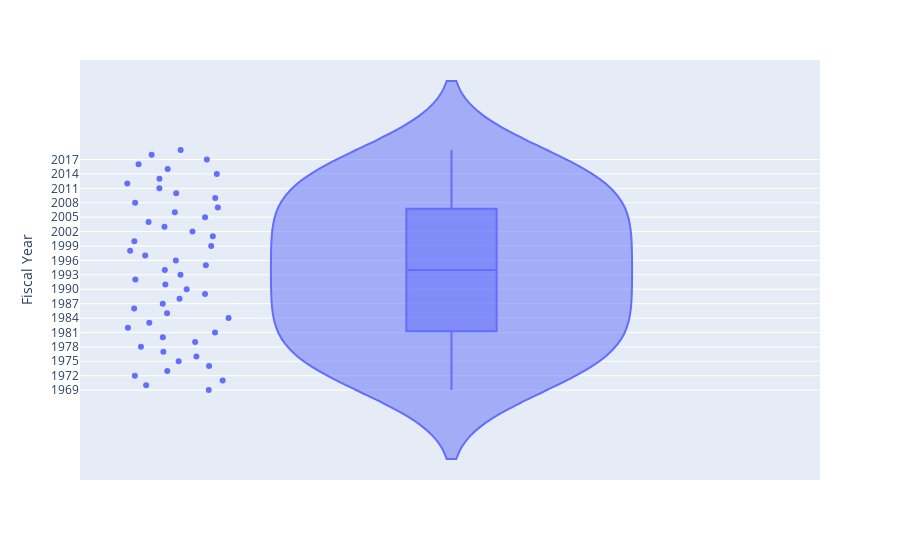
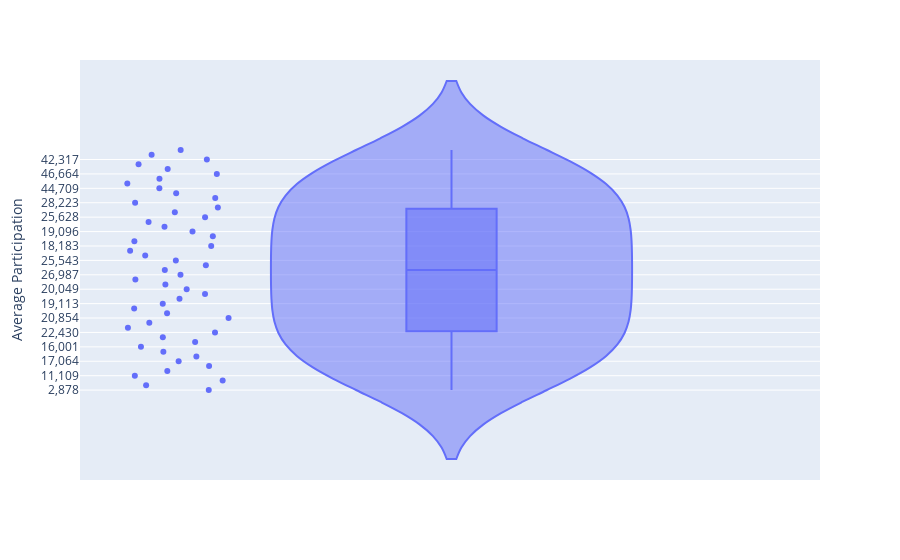
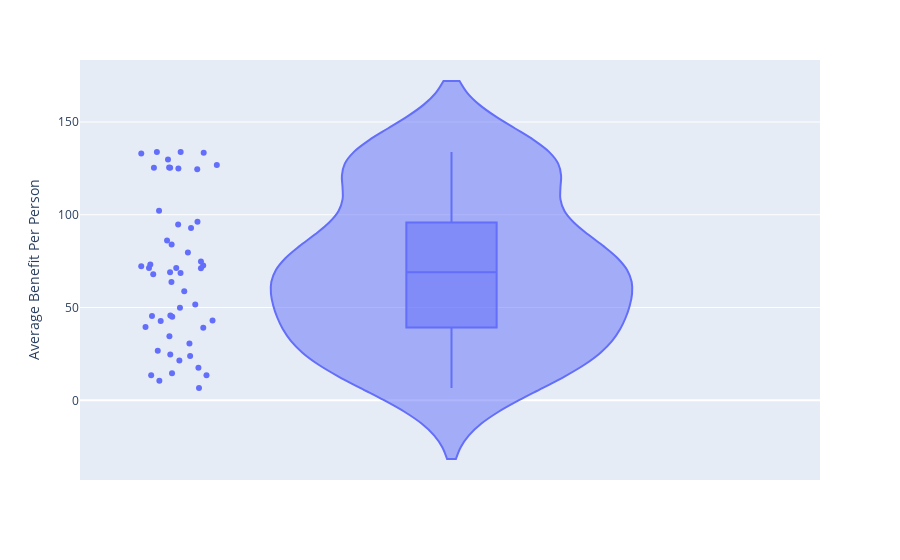
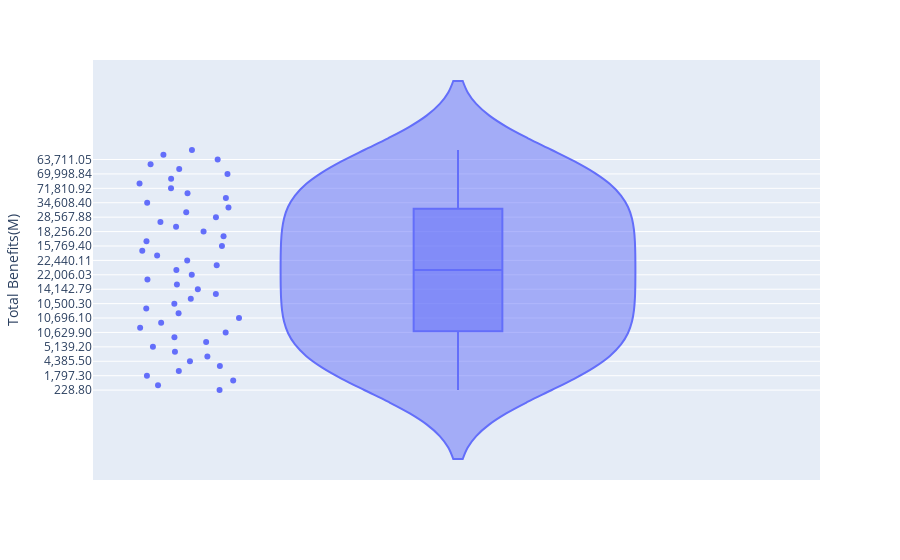

The cell these charts' notebook holds for them, in order:
### Markdown cell above
### Task 3: Basic EDA
- Using plotly express, create a violin plot of each numerical feature in the data.

### Code cell
import pandas as pd
import plotly.express as px

df = pd.read_csv(r'C:\Users\kevin\OneDrive\Desktop\Coding Temple\Week 4 (Python)\SNAP_history_1969_2019.csv')

for col in ['Fiscal Year', 'Average Participation', 'Average Benefit Per Person', 'Total Benefits(M)', 'Other Costs', 'Total Costs(M)']:
    plt = px.violin(df, y=col, box=True, points='all', hover_data=df.columns)
    plt.show()

### Figure 1 — Plotly figure (JSON) as saved in the notebook; plotly's stock layout.template omitted (floating-point values rounded to 4 significant figures; data arrays with more than 128 entries replaced by an {"elided": "..."} marker saying what was removed)
{"data": [{"alignmentgroup": "True", "box": {"visible": true}, "customdata": {"elided": "51x5 mixed values"}, "hovertemplate": "Fiscal Year=%{y}<br>Average Participation=%{customdata[0]}<br>Average Benefit Per Person=%{customdata[1]}<br>Total Benefits(M)=%{customdata[2]}<br>Other Costs=%{customdata[3]}<br>Total Costs(M)=%{customdata[4]}<extra></extra>", "legendgroup": "", "marker": {"color": "#636efa"}, "name": "", "offsetgroup": "", "orientation": "v", "points": "all", "scalegroup": "True", "showlegend": false, "type": "violin", "x0": " ", "xaxis": "x", "y": ["1969", "1970", "1971", "1972", "1973", "1974", "1975", "1976", "1977", "1978", "1979", "1980", "1981", "1982 3]", "1983", "1984", "1985", "1986", "1987", "1988", "1989", "1990", "1991", "1992", "1993", "1994", "1995", "1996", "1997", "1998", "1999", "2000", "2001", "2002", "2003", "2004", "2005", "2006", "2007", "2008", "2009", "2010", "2011", "2012", "2013", "2014", "2015", "2016", "2017", "2018", "2019"], "y0": " ", "yaxis": "y"}], "layout": {"legend": {"tracegroupgap": 0}, "margin": {"t": 60}, "violinmode": "group", "xaxis": {"anchor": "y", "domain": [0, 1]}, "yaxis": {"anchor": "x", "domain": [0, 1], "title": {"text": "Fiscal Year"}}}}

### Figure 2 — Plotly figure (JSON) as saved in the notebook; plotly's stock layout.template omitted (floating-point values rounded to 4 significant figures; data arrays with more than 128 entries replaced by an {"elided": "..."} marker saying what was removed)
{"data": [{"alignmentgroup": "True", "box": {"visible": true}, "customdata": {"elided": "51x5 mixed values"}, "hovertemplate": "Average Participation=%{y}<br>Fiscal Year=%{customdata[0]}<br>Average Benefit Per Person=%{customdata[1]}<br>Total Benefits(M)=%{customdata[2]}<br>Other Costs=%{customdata[3]}<br>Total Costs(M)=%{customdata[4]}<extra></extra>", "legendgroup": "", "marker": {"color": "#636efa"}, "name": "", "offsetgroup": "", "orientation": "v", "points": "all", "scalegroup": "True", "showlegend": false, "type": "violin", "x0": " ", "xaxis": "x", "y": ["2,878", "4,340", "9,368", "11,109", "12,166", "12,862", "17,064", "18,549", "17,077", "16,001", "17,653", "21,082", "22,430", "21,717", "21,625", "20,854", "19,899", "19,429", "19,113", "18,645", "18,806", "20,049", "22,625", "25,407", "26,987", "27,474", "26,619", "25,543", "22,858", "19,791", "18,183", "17,194", "17,318", "19,096", "21,250", "23,811", "25,628", "26,549", "26,316", "28,223", "33,490", "40,302", "44,709", "46,609", "47,636", "46,664", "45,767", "44,220", "42,317", "40,776", "35,703"], "y0": " ", "yaxis": "y"}], "layout": {"legend": {"tracegroupgap": 0}, "margin": {"t": 60}, "violinmode": "group", "xaxis": {"anchor": "y", "domain": [0, 1]}, "yaxis": {"anchor": "x", "domain": [0, 1], "title": {"text": "Average Participation"}}}}

### Figure 3 — Plotly figure (JSON) as saved in the notebook; plotly's stock layout.template omitted (floating-point values rounded to 4 significant figures; data arrays with more than 128 entries replaced by an {"elided": "..."} marker saying what was removed)
{"data": [{"alignmentgroup": "True", "box": {"visible": true}, "customdata": {"elided": "51x5 str values"}, "hovertemplate": "Average Benefit Per Person=%{y}<br>Fiscal Year=%{customdata[0]}<br>Average Participation=%{customdata[1]}<br>Total Benefits(M)=%{customdata[2]}<br>Other Costs=%{customdata[3]}<br>Total Costs(M)=%{customdata[4]}<extra></extra>", "legendgroup": "", "marker": {"color": "#636efa"}, "name": "", "offsetgroup": "", "orientation": "v", "points": "all", "scalegroup": "True", "showlegend": false, "type": "violin", "x0": " ", "xaxis": "x", "y": [6.63, 10.55, 13.55, 13.48, 14.6, 17.61, 21.4, 23.93, 24.71, 26.77, 30.59, 34.47, 39.49, 39.17, 42.98, 42.74, 44.99, 45.49, 45.78, 49.83, 51.71, 58.78, 63.78, 68.57, 67.95, 69, 71.27, 73.21, 71.27, 71.12, 72.27, 72.62, 74.81, 79.67, 83.94, 86.16, 92.89, 94.75, 96.18, 102.2, 125.3, 133.8, 133.8, 133.4, 133.1, 125.0, 126.8, 125.4, 125.5, 124.5, 129.8], "y0": " ", "yaxis": "y"}], "layout": {"legend": {"tracegroupgap": 0}, "margin": {"t": 60}, "violinmode": "group", "xaxis": {"anchor": "y", "domain": [0, 1]}, "yaxis": {"anchor": "x", "domain": [0, 1], "title": {"text": "Average Benefit Per Person"}}}}

### Figure 4 — Plotly figure (JSON) as saved in the notebook; plotly's stock layout.template omitted (floating-point values rounded to 4 significant figures; data arrays with more than 128 entries replaced by an {"elided": "..."} marker saying what was removed)
{"data": [{"alignmentgroup": "True", "box": {"visible": true}, "customdata": {"elided": "51x5 mixed values"}, "hovertemplate": "Total Benefits(M)=%{y}<br>Fiscal Year=%{customdata[0]}<br>Average Participation=%{customdata[1]}<br>Average Benefit Per Person=%{customdata[2]}<br>Other Costs=%{customdata[3]}<br>Total Costs(M)=%{customdata[4]}<extra></extra>", "legendgroup": "", "marker": {"color": "#636efa"}, "name": "", "offsetgroup": "", "orientation": "v", "points": "all", "scalegroup": "True", "showlegend": false, "type": "violin", "x0": " ", "xaxis": "x", "y": ["228.80", "549.70", "1,522.70", "1,797.30", "2,131.40", "2,718.30", "4,385.50", "5,326.50", "5,067.00", "5,139.20", "6,480.20", "8,720.90", "10,629.90", "10,208.30", "11,152.30", "10,696.10", "10,743.60", "10,605.20", "10,500.30", "11,149.10", "11,669.78", "14,142.79", "17,315.77", "20,905.68", "22,006.03", "22,748.58", "22,764.07", "22,440.11", "19,548.86", "16,890.49", "15,769.40", "14,983.32", "15,547.39", "18,256.20", "21,404.28", "24,618.89", "28,567.88", "30,187.35", "30,373.27", "34,608.40", "50,359.92", "64,702.16", "71,810.92", "74,619.34", "76,066.32", "69,998.84", "69,645.14", "66,539.27", "63,711.05", "60,916.85", "55,621.88"], "y0": " ", "yaxis": "y"}], "layout": {"legend": {"tracegroupgap": 0}, "margin": {"t": 60}, "violinmode": "group", "xaxis": {"anchor": "y", "domain": [0, 1]}, "yaxis": {"anchor": "x", "domain": [0, 1], "title": {"text": "Total Benefits(M)"}}}}
